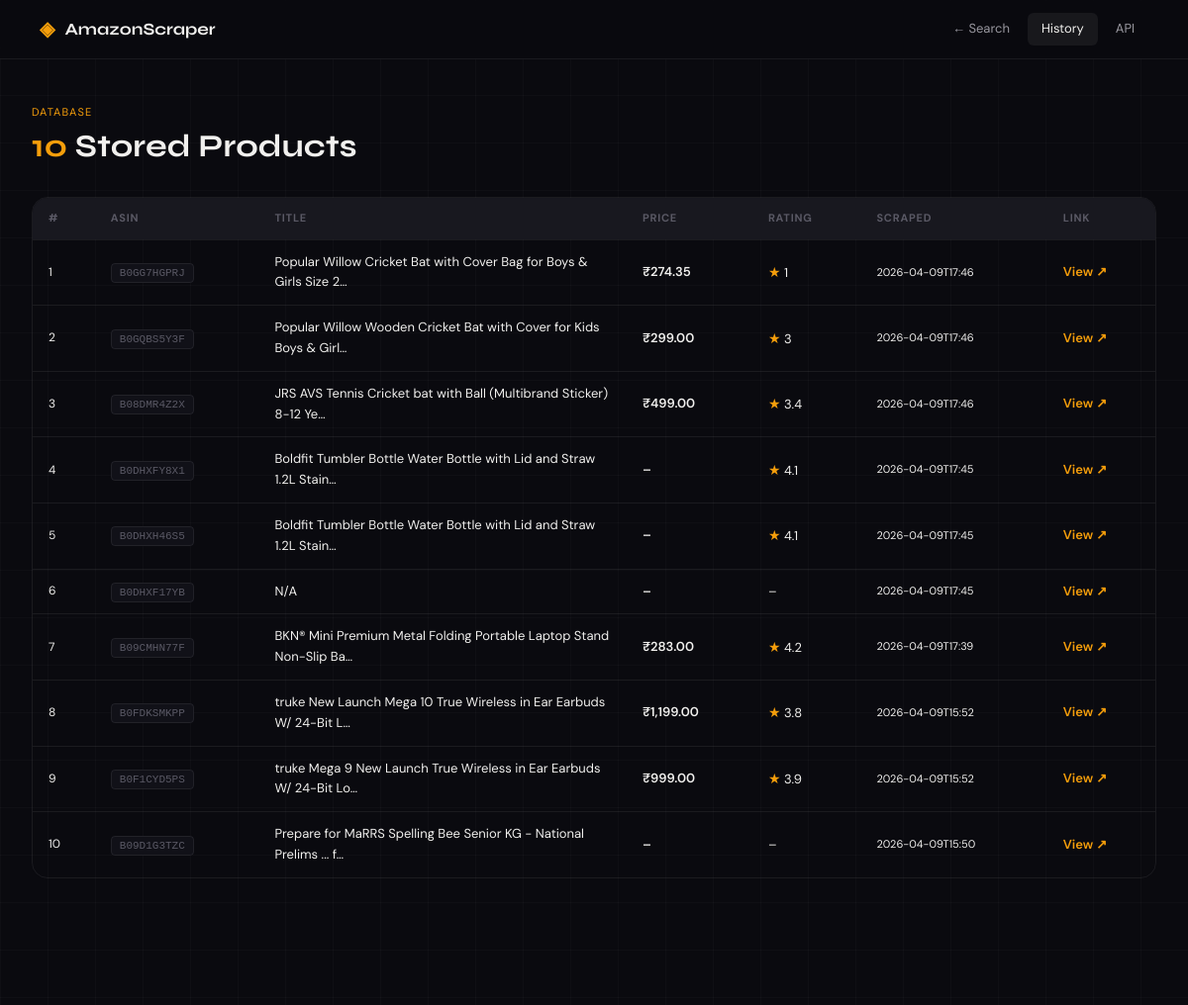
Before: /history with the older database file.
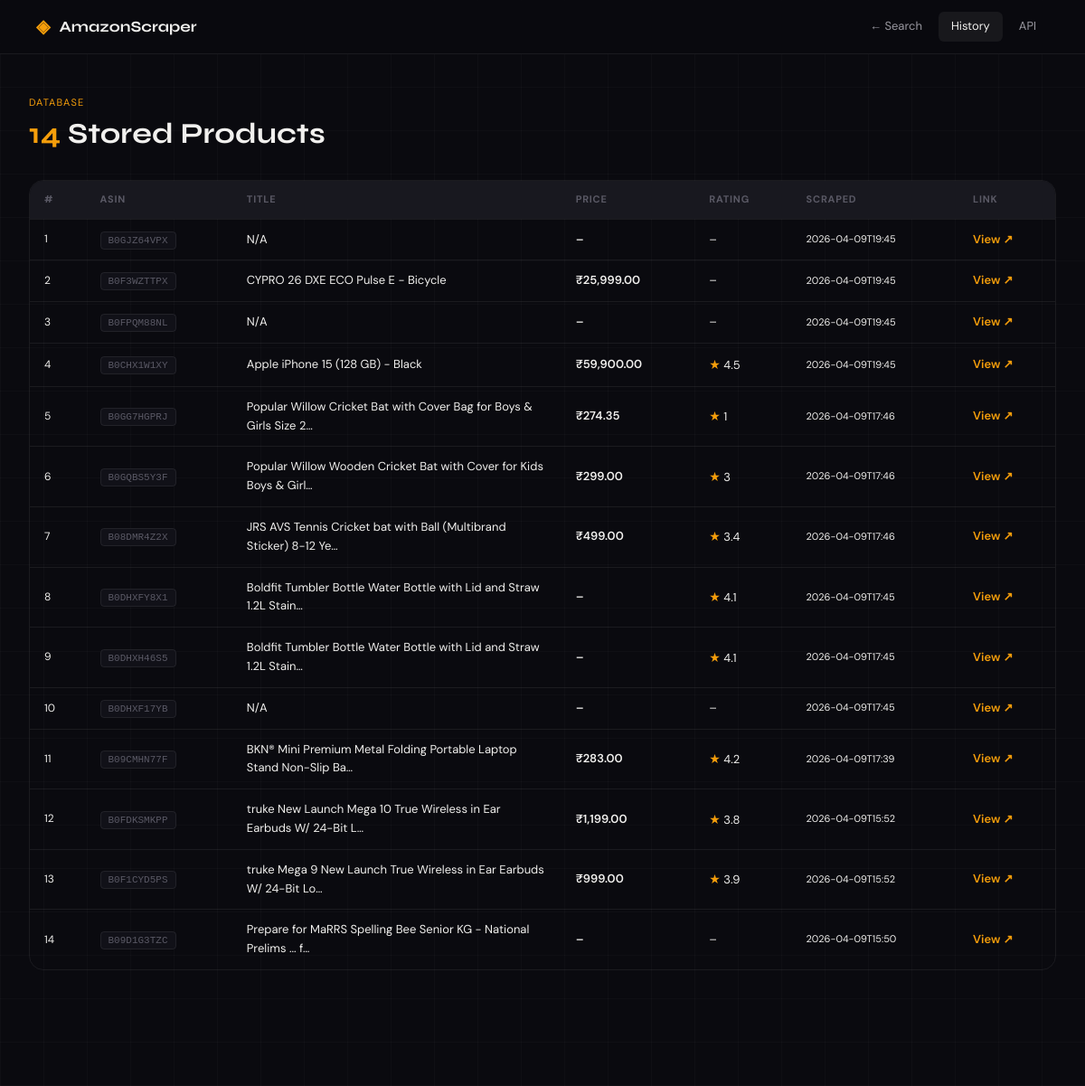
After: the same page with the newer database file.
### tables this page shows
CREATE TABLE products (
                asin          TEXT PRIMARY KEY,
                title         TEXT,
                short_title   TEXT,
                price         TEXT,
                price_tier    TEXT,
                rating        TEXT,
                review_count  TEXT,
                availability  TEXT,
                product_url   TEXT,
                image_url     TEXT,
                summary       TEXT,
                highlights    TEXT,   -- JSON array
                pros          TEXT,   -- JSON array
                cons          TEXT,   -- JSON array
                verdict       TEXT,
                scraped_at    TEXT
            );

### app.py (the view)
@app.route("/history")
def history():
    rows = load_from_db()
    return render_template("history.html", rows=rows)

### module3_storage_cli.py (called while the page is built)
def _get_connection() -> sqlite3.Connection:
    conn = sqlite3.connect(DB_PATH)
    conn.row_factory = sqlite3.Row
    return conn

def load_from_db(asin: str | None = None) -> list[dict]:
    with _get_connection() as conn:
        if asin:
            rows = conn.execute(
                "SELECT * FROM products WHERE asin = ?", (asin,)
            ).fetchall()
        else:
            rows = conn.execute(
                "SELECT * FROM products ORDER BY scraped_at DESC"
            ).fetchall()
    return [dict(r) for r in rows]

### templates/history.html (shortened to what this page needs)
<!DOCTYPE html>
<html lang="en">
<head>
  <link rel="stylesheet" href="{{ url_for('static', filename='style.css') }}"/>
</head>
<body class="results-page">
  <div class="bg-grid"></div>
  <nav class="navbar">
    <div class="nav-brand">
      <span class="brand-icon">◈</span>
      <span class="brand-name">AmazonScraper</span>
    </div>
    <div class="nav-links">
      <a href="/" class="nav-link">← Search</a>
      <a href="/history" class="nav-link active">History</a>
      <a href="/api/products" class="nav-link" target="_blank">API</a>
    </div>
  </nav>
  <div class="results-container">
    <div class="results-header">
      <div>
        <div class="results-badge">Database</div>
        <h1 class="results-title">
          <span class="count-accent">{{ rows|length }}</span> Stored Products
        </h1>
      </div>
    </div>
    {% if rows %}
    <div class="section-block">
      <div class="table-wrap">
        <table class="compare-table">
          <thead>
            <tr>
              <th>#</th><th>ASIN</th><th>Title</th>
              <th>Price</th><th>Rating</th><th>Scraped</th><th>Link</th>
            </tr>
          </thead>
          <tbody>
            {% for r in rows %}
            <tr>
              <td class="td-num">{{ loop.index }}</td>
              <td><code class="asin-badge">{{ r.asin }}</code></td>
              <td class="td-title">{{ r.short_title }}</td>
              <td class="td-price">{{ r.price or '–' }}</td>
              <td class="td-rating">
                {% if r.rating %}<span class="star">★</span> {{ r.rating.split(' ')[0] }}{% else %}–{% endif %}
              </td>
              <td class="td-muted" style="font-size:11px">{{ r.scraped_at[:16] if r.scraped_at else '–' }}</td>
              <td>
                <a href="{{ r.product_url }}" target="_blank" class="table-link">View ↗</a>
              </td>
            </tr>
            {% endfor %}
          </tbody>
        </table>
      </div>
    </div>
    {% else %}
    <div class="empty-state">
      <p class="empty-icon">◎</p>
      <p class="empty-text">No products scraped yet.</p>
      <a href="/" class="back-big-btn">Start Scraping →</a>
    </div>
    {% endif %}
  </div>
</body>
</html>

### static/style.css (style rules this page uses)
:root { --bg: #0a0a0f; --bg-2: #111118; --bg-3: #18181f; --bg-card: #14141c; --border: rgba(255,255,255,0.07); --border-hover: rgba(255,255,255,0.14); --amber: #f59e0b; --amber-dim: #92610a; --amber-glow: rgba(245,158,11,0.12); --amber-glow2: rgba(245,158,11,0.06); --green: #22c55e; --green-dim: rgba(34,197,94,0.15); --red: #ef4444; --red-dim: rgba(239,68,68,0.15); --blue: #60a5fa; --blue-dim: rgba(96,165,250,0.12); --text-1: #f1f0ee; --text-2: #9998a0; --text-3: #5a5965; --font-display: 'Syne', sans-serif; --font-body: 'DM Sans', sans-serif; --radius-sm: 6px; --radius-md: 10px; --radius-lg: 16px; --radius-xl: 22px; }
*, *::before, *::after { box-sizing: border-box; margin: 0; padding: 0; }
html { scroll-behavior: smooth; }
body { background: var(--bg); color: var(--text-1); font-family: var(--font-body); font-size: 15px; line-height: 1.6; min-height: 100vh; overflow-x: hidden; }
.bg-grid { position: fixed; inset: 0; z-index: 0; pointer-events: none; background-image: linear-gradient(rgba(255,255,255,0.025) 1px, transparent 1px), linear-gradient(90deg, rgba(255,255,255,0.025) 1px, transparent 1px); background-size: 48px 48px; }
.navbar { position: sticky; top: 0; z-index: 100; display: flex; align-items: center; justify-content: space-between; padding: 0 2.5rem; height: 60px; background: rgba(10,10,15,0.85); backdrop-filter: blur(18px); border-bottom: 1px solid var(--border); }
.nav-brand { display: flex; align-items: center; gap: 10px; font-family: var(--font-display); font-weight: 700; font-size: 17px; color: var(--text-1); }
.brand-icon { color: var(--amber); font-size: 20px; }
.nav-links { display: flex; gap: 4px; }
.nav-link { text-decoration: none; color: var(--text-2); font-size: 13px; padding: 6px 14px; border-radius: var(--radius-sm); transition: color 0.2s, background 0.2s; }
.nav-link:hover, .nav-link.active { color: var(--text-1); background: rgba(255,255,255,0.06); }
.results-container { position: relative; z-index: 1; max-width: 1200px; margin: 0 auto; padding: 2.5rem 2rem 5rem; }
.results-header { display: flex; align-items: flex-start; justify-content: space-between; margin-bottom: 2rem; gap: 1rem; }
.results-badge { display: inline-block; font-size: 11px; letter-spacing: 0.1em; text-transform: uppercase; color: var(--amber); margin-bottom: 6px; }
.results-title { font-family: var(--font-display); font-size: clamp(1.4rem, 3vw, 2rem); font-weight: 700; line-height: 1.2; }
.count-accent, .query-accent { color: var(--amber); }
.section-block { margin-bottom: 3rem; }
.asin-badge { font-family: monospace; font-size: 11px; color: var(--text-3); background: var(--bg-2); padding: 3px 8px; border-radius: 4px; border: 1px solid var(--border); }
.star { color: var(--amber); font-size: 14px; }
.table-wrap { overflow-x: auto; border-radius: var(--radius-lg); border: 1px solid var(--border); }
.compare-table { width: 100%; border-collapse: collapse; font-size: 13px; }
.compare-table th { background: var(--bg-3); color: var(--text-3); font-size: 11px; text-transform: uppercase; letter-spacing: 0.07em; padding: 12px 16px; text-align: left; border-bottom: 1px solid var(--border); white-space: nowrap; }
.compare-table td { padding: 12px 16px; border-bottom: 1px solid var(--border); color: var(--text-1); vertical-align: middle; }
.compare-table tr:last-child td { border-bottom: none; }
.td-num { color: var(--text-3); font-size: 12px; }
.td-title { max-width: 260px; }
.td-price { color: var(--amber); font-weight: 600; }
.td-rating { color: var(--text-1); }
.td-muted { color: var(--text-3); }
.table-link { text-decoration: none; color: var(--amber); font-weight: 600; font-size: 13px; white-space: nowrap; transition: opacity 0.2s; }

Changed rows visible on the page:
added products: asin "B0GJZ64VPX", short_title "N/A", price "–", scraped_at "2026-04-09T19:45"
added products: asin "B0F3WZTTPX", short_title "CYPRO 26 DXE ECO Pulse E - Bicycle", price "₹25,999.00", scraped_at "2026-04-09T19:45"
added products: asin "B0FPQM88NL", short_title "N/A", price "–", scraped_at "2026-04-09T19:45"
added products: asin "B0CHX1W1XY", short_title "Apple iPhone 15 (128 GB) - Black", price "₹59,900.00", rating "4.5", scraped_at "2026-04-09T19:45"
Other visible differences:
{{ rows|length }}: "10" → "14"
